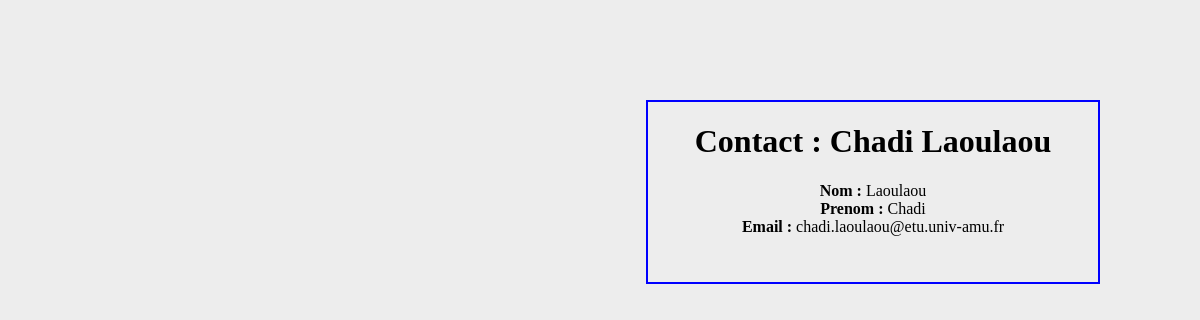
Page /repertoire/9 on the committed database.
### repertoire/models.py (models this page shows, shortened)
class Contact(models.Model):
    id = models.AutoField(primary_key=True)
    nom = models.CharField(max_length=20, null=False)
    prenom = models.CharField(max_length=30, null=False)
    email=models.CharField(max_length=50, null=True)
    class Meta:
        ordering = ['nom','-prenom']

### repertoire/views.py (the view)
# urls.py: path('<idUser>',views.details, name='details')
def details(request, idUser):
    user = Contact.objects.get(id=idUser)
    context = {
        'user' : user,
    }
    return render(request,'details.html',context=context)

### templates/details.html (shortened to what this page needs)
<!DOCTYPE html>
<html lang="en" dir="ltr">
  <head>
    {% load static %}
<link rel="stylesheet" type="text/css" href="{% static 'css/style.css' %}">
  </head>
  <body>
    <div class="details">
      <h1><center>Contact : {{user.prenom}} {{user.nom}} </center></h1>
      <b>Nom : </b> {{user.nom}}</br>
      <b>Prenom : </b> {{user.prenom}}</br>
      <b>Email : </b> {{user.email}}</br>
    </div>
  </body>
</html>

### repertoire/static/css/style.css (style rules this page uses)
html, body { margin: 0; padding: 0; background-color: rgba(220, 220, 220, 0.5); }
.details { position: absolute; top: 100px; right: 100px; width: 450px; border: 2px solid blue; text-align: center; height: 180px; }

### rows in the picture
Contact: prenom "Chadi", nom "Laoulaou", email "chadi.laoulaou@etu.univ-amu.fr"
